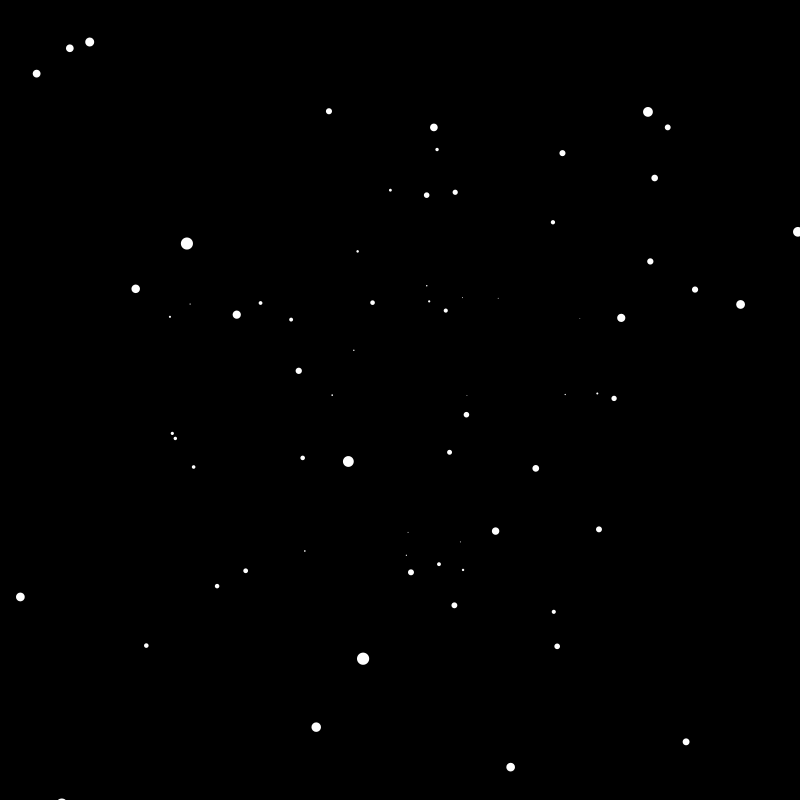
Frame 1 (no input)
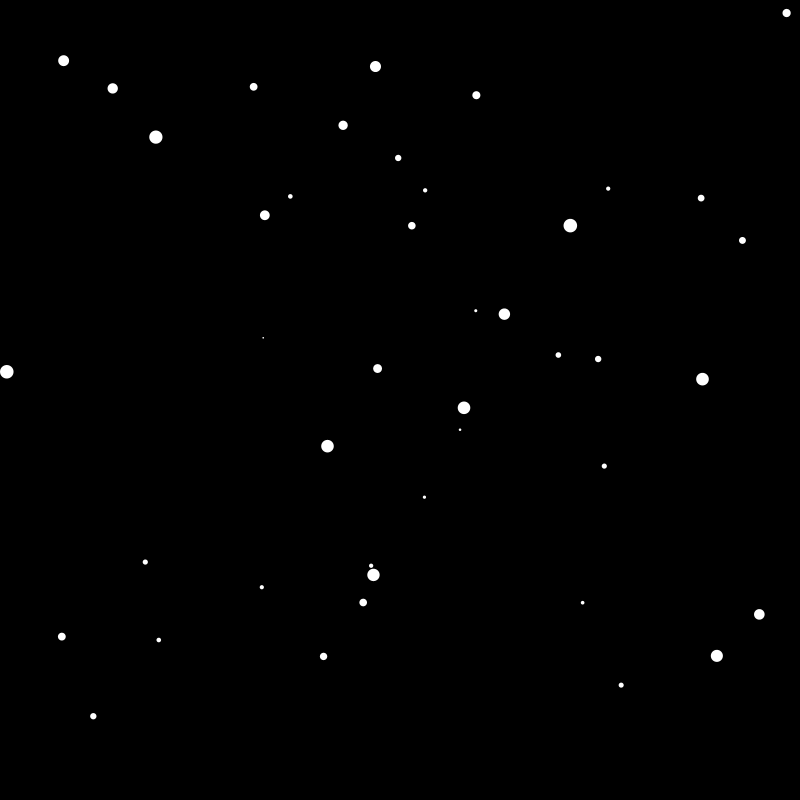
Frame 60 (the mouse pressed at the canvas centre just before this capture)
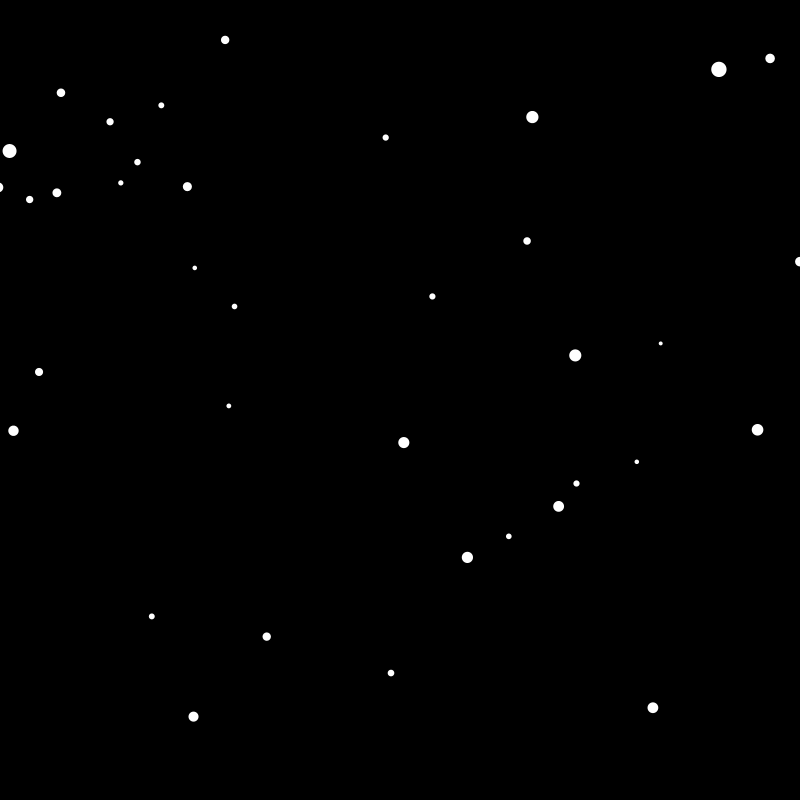
Frame 120 (the mouse held since frame 60 and released just before this capture)

The Processing sketch that drew these frames (run headless with seeded random() and noise(); from frame 60 on, the mouse is pressed at the canvas centre):

// Processing sketch: starfield
// ── starfield.pde
Star[] stars = new Star[100];

void setup(){
  size(800,800);
  
  // Populate array of stars
  for(int i = 0; i < stars.length; i++){
    stars[i] = new Star();
  }
}

void draw(){
  // Black background with center of screen as 0,0
  background(0);
  translate(width/2,height/2);
  
  // Update and show each star
  for(int i = 0; i < stars.length; i++){
    stars[i].update();
    stars[i].show();
  }
  
}
// ── Star.pde
class Star{
  float x;
  float y;
  float depth;
  
  Star(){
    // Place the star within the screen with random depth
   x = random(-width/2,width/2);
   y = random(-height/2,height/2);
   depth = random(width);
  }
  
  void update(){
    depth -= 10;
        
    if(depth<1 || x > 400 || y > 400){
      x = random(-width/2,width/2);
      y = random(-height/2,height/2);
      depth = random(width);
    }
    
  }

  void show(){
    fill(255);
    noStroke();
    
    // map(value, start1, stop1, start2, stop2)
    float sx = map(x/depth, 0, 1, 0 , width/2);
    float sy = map(y/depth, 0, 1, 0 , height/2);
    float r = map(depth,0,width,16,0);
    
    ellipse(sx,sy,r,r); //<>//
  }
  
}
